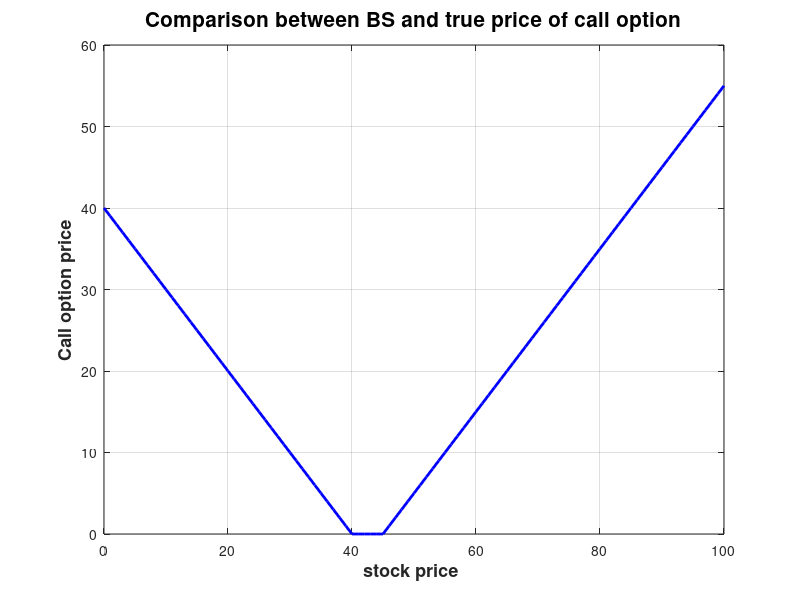

Here is the MATLAB script that generated this plot: (Note: this script raises an error after producing the figure.)
% Computational Finance CW2
% Question 1-3
load options.mat
%%
%Q1
x1=0:40;
x2=40:45;
x3=45:100;

y1=40-x1;
y2=zeros(6,1);
y3=x3-45;

figure(1),clf,
plot(x1,y1,'b','LineWidth',2);
title('Comparison between BS and true price of call option','FontSize',15)
xlabel('stock price ','FontSize',13,'FontWeight','bold')
ylabel('Call option price','FontSize',13,'FontWeight','bold')
hold on
plot(x2,y2,'b','LineWidth',2);
plot(x3,y3,'b','LineWidth',2);
grid on
hold off
%%
%Q2
strikePrices=[2925 3025 3125 3225 3325];
L=length(stockPrice);
Lwin=fix(L/4);
Lrest=L-Lwin;
logRet = price2logRet(stockPrice);
BSOptionCPrice=ones(Lrest,1);
hisVols=ones(167,1);
%%
for i=1:Lrest
    stdLogRet=std(logRet(i:i+Lwin-1)); 
    hisVols(i)=stdLogRet*sqrt(252);
    
    S=stockPrice(Lwin+i);
    K=strikePrices(1);
    r=0.06;
    T=(Lrest-i)/252;
    
    BSOptionCPrice(i)=blsprice(S,K,r,T,hisVols(i));
end
trueOptionCPrice=optionCPrice(Lwin+1:L,1);
%%
xx1=1:167;
figure(2),clf,
plot(xx1,BSOptionCPrice,'b','LineWidth',1.5);
title('Comparison between BS and true price of call option','FontSize',15)
xlabel('time(T/4+1 to T)','FontSize',13,'FontWeight','bold')
ylabel('Call option price','FontSize',13,'FontWeight','bold')
hold on
plot(xx1,trueOptionCPrice,'r','LineWidth',1.5);
legend({'BS price','True price'},'Location','northeast','FontSize',13,'FontWeight','bold');
grid on
hold off
%%
%Q3
randDays=randperm(167,30);
randDays=randDays+55;
impVols30=ones(30,1);
hisVols30=ones(30,1);
for i=1:30
    S=stockPrice(randDays(i));
    K=strikePrices(1);
    r=0.06;
    T=(L-randDays(i))/252;
    V=optionCPrice(randDays(i),1);
    impVols30(i)=blsimpv(S, K, r, T, V, [], [], [], {'Call'});
    hisVols30(i)=hisVols(randDays(i)-55);
end
%%
figure(3),clf,
scatter(hisVols30,impVols30,'b','LineWidth',2);
title('Comparison between implied volatility and historical volatility','FontSize',15)
xlabel('historical volatility','FontSize',13,'FontWeight','bold')
ylabel('implied volatility','FontSize',13,'FontWeight','bold')
grid on
hold off
%%
numK=300;
impVols100=ones(numK,1);
K=linspace(2875,3074,numK);
for i=1:numK
    S=stockPrice(randDays(2));
    r=0.06;
    T=(L-randDays(2))/252;
    V=optionCPrice(randDays(2),1);
       
    impVols100(i)=blsimpv(S, K(i), r, T, V, [], 0, [], {'Call'});
    
end
%%
figure(4),clf,
scatter(K,impVols100,'b','LineWidth',2);
title('Comparison between implied volatility and historical volatility','FontSize',15)
xlabel('','FontSize',13,'FontWeight','bold')
ylabel('','FontSize',13,'FontWeight','bold')
grid on
hold off



